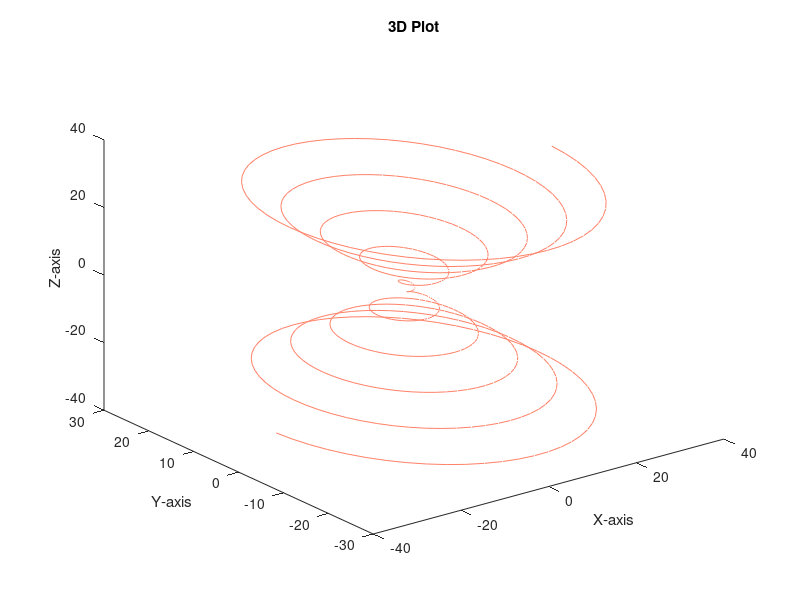

Here is the MATLAB script that generated this plot:
% define values
t = linspace(-10*pi,10*pi,600);
x = t.*cos(t);
y = t.*sin(t);
z = t;

%plot defined

plot3(x, y, z, 'Color', [1, 0.50, 0.4]);


%define lable
xlabel('X-axis');
ylabel('Y-axis');
zlabel('Z-axis');
title('3D Plot');
